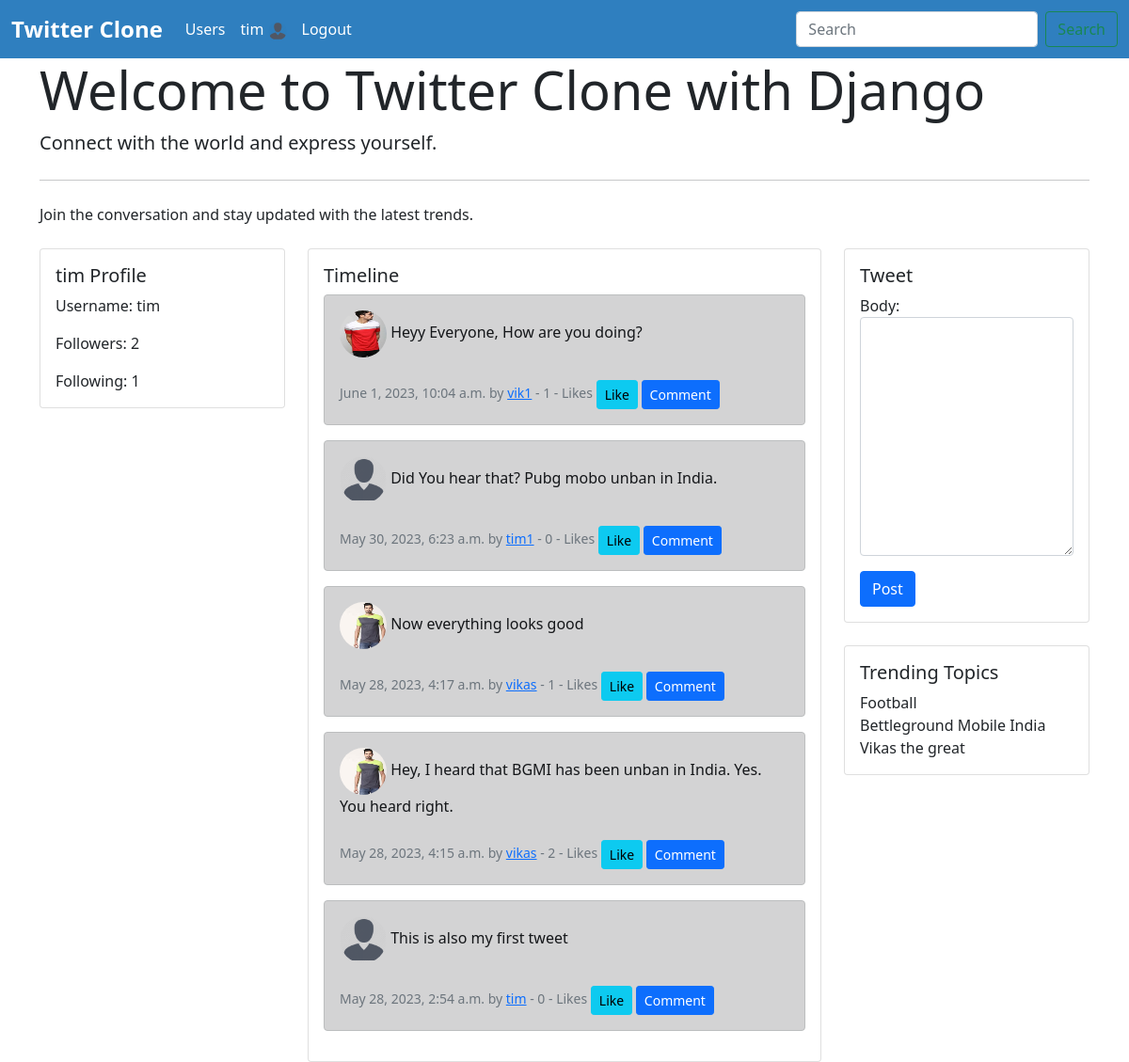
Screenshot of / (signed in) with the database file from the repository.
### app/models.py (models this page shows, shortened)
class Profile(models.Model):
    user = models.OneToOneField(User, on_delete=models.CASCADE)
    follows = models.ManyToManyField("self", related_name='followed_by', symmetrical=False, blank=True)
    profile_pic = models.ImageField(null=True, blank=True, upload_to='images/')
    bio = models.TextField(null=True, blank=True)
    social_link = models.CharField(max_length=200, null=True, blank=True)
    updated_date = models.DateTimeField(User, auto_now=True)

class Tweet(models.Model):
    user = models.ForeignKey(User, on_delete=models.DO_NOTHING)
    body = models.CharField(max_length=500)
    created_on = models.DateTimeField(auto_now_add=True)
    likes = models.ManyToManyField(User, related_name='tweet_like', blank=True)
    def total_likes(self):
        return self.likes.count()

### app/views.py (the view)
# urls.py: path('', views.home, name='home'),
def home(request):
    if request.user.is_authenticated:
        form = TweetForm(request.POST or None)
        if request.method == "POST":
            if form.is_valid():
                tweet = form.save(commit=False)
                tweet.user = request.user
                tweet.save()
                messages.success(request, "Successfully posted")
                return redirect('home')
            tweets = cache.get('tweets')
            if not tweets:
                tweets = Tweet.objects.all().order_by('-created_on')
                cache.set('tweets', tweets, CACHE_TTL)
                print("Cache set")
            else:
                print("Cache get")
        else:
            tweets = Tweet.objects.all().order_by('-created_on')
        return render(request, 'app/home.html', {'tweets':tweets, 'form':form})
    else:
        tweets = Tweet.objects.all().order_by('-created_on')
        return render(request, 'app/home.html', {'tweets':tweets})

### app/forms.py
class TweetForm(forms.ModelForm):
    class Meta:
        model = Tweet
        fields = ['body']
        exclude = ('user', 'likes')
        widgets = {
            'body':forms.Textarea(attrs={'class':'form-control'})
        }

### app/templates/app/home.html (shortened to what this page needs)
{% extends 'app/base.html' %}
{% load static %}
{% block content %}
    <div class="container">
        <div class="jumbotron">
            <h1 class="display-4">Welcome to Twitter Clone with Django</h1>
            <p class="lead">Connect with the world and express yourself.</p>
            <hr class="my-4">
            <p>Join the conversation and stay updated with the latest trends.</p>
        </div>
        {% if request.user.is_authenticated %}
        <div class="row mt-4">
            <div class="col-md-3">
                <div class="card">
                    <div class="card-body">
                        <h5 class="card-title">{{ request.user.username }} Profile</h5>
                        <p class="card-text">Username: {{ request.user.username }}</p>
                        <p class="card-text">Followers: {{ request.user.profile.followed_by.count }}</p>
                        <p class="card-text">Following: {{ request.user.profile.follows.count }}</p>
                    </div>
                </div>
            </div>
            <div class="col-md-6">
                <div class="card">
                    <div class="card-body">
                        <h5 class="card-title">Timeline</h5>
                        {% for tweet in tweets %}
                        <div class="alert alert-dark" role="alert">
                            {% if tweet.user.profile.profile_pic %}
                            <img src="{{ tweet.user.profile.profile_pic }}" class="rounded-circle" width="50px" height="50px" alt="">
                            {% else %}
                            <img src="{% static 'images/user1.png' %}" class="rounded-circle" width="50px" height="50px" alt="">
                            {% endif %}
                            {{ tweet.body }} <br><br>
                            <small class="text-muted">
                                {{ tweet.created_on }} by <a href="{% url 'profile' tweet.user.id %}">{{ tweet.user.username }}</a>
                                - {{ tweet.total_likes }} - Likes
                                {% if user in tweet.likes.all %}
                                <a href="{% url 'tweet_like' tweet.id %}" class="btn btn-sm btn-info">Unlike</a>
                                {% else %}
                                <a href="{% url 'tweet_like' tweet.id %}" class="btn btn-sm btn-info">Like</a>
                                {% endif %}
                                 <a href="{% url 'comment' tweet.id %}" class="btn btn-sm btn-primary">Comment</a>
                            </small>
                        </div>
                        {% endfor %}
                    </div>
                </div>
            </div>
            <div class="col-md-3">
                <div class="card">
                    <div class="card-body">
                        <h5 class="card-title">Tweet</h5>
                        <form action="" method="post">
                            {{ form.as_p }}
                            <input type="submit" class="btn btn-primary" value="Post">
                        </form>
                    </div>
                </div>
                <div class="card mt-4">
                    <div class="card-body">
                        <h5 class="card-title">Trending Topics</h5>
                        <span>Football</span> <br>
                        <span>Bettleground Mobile India</span> <br>
                        <span>Vikas the great</span>
                    </div>
                </div>
            </div>
        {% endif %}
    </div>
{% endblock content %}

### app/templates/app/base.html (shortened to what this page needs)
<!doctype html>
<html lang="en">
{% load static %}
  <head>
    <link href="https://cdn.jsdelivr.net/npm/bootstrap@5.0.2/dist/css/bootstrap.min.css" rel="stylesheet">
  </head>
  <body>
    <nav class="navbar navbar-expand-lg navbar-dark">
      <div class="container-fluid">
        <a class="navbar-brand" href="/">Twitter Clone</a>
        <div class="collapse navbar-collapse" id="navbarSupportedContent">
          <ul class="navbar-nav me-auto mb-2 mb-lg-0">
            <li class="nav-item">
              <a class="nav-link active" href="{% url 'profile_list' %}">Users</a>
            </li>
            {% if request.user.is_authenticated %}
            <li class="nav-item">
              <a class="nav-link active" href="{% url 'profile' request.user.id %}"> {{ request.user.username }}
                {% if request.user.profile.profile_pic %}
                <img src="{{ request.user.profile.profile_pic.url }}" width="20px" class="rounded-circle" alt="">
                {% else %}
                <img src="{% static 'images/user1.png' %}" width="20px" class="rounded-circle" alt="">
                {% endif %}
              </a>
            </li>
            <li class="nav-item">
              <a class="nav-link active" href="{% url 'logout' %}">Logout</a>
            </li>
            {% endif %}
          </ul>
          <form class="d-flex">
            <input class="form-control me-2" type="search" placeholder="Search" aria-label="Search">
            <button class="btn btn-outline-success" type="submit">Search</button>
          </form>
        </div>
      </div>
    </nav>
    {% block content %}
    {% endblock content %}
  </body>
</html>

### app/templates/app/base.html (style rules this page uses)
.navbar-brand { font-size: 24px; font-weight: bold; }
.navbar-dark { background-color: #2f7fbf; }
.nav-link { color: #ffffff; }

### rows the page displays
Tweet: user.profile.profile_pic (picture), body "Heyy Everyone, How are you doing?", created_on "June 1, 2023, 10:04 a.m.", user.username "vik1", total_likes "1", shows "Like"
Tweet: body "Did You hear that? Pubg mobo unban in India.", created_on "May 30, 2023, 6:23 a.m.", user.username "tim1", total_likes "0", shows "Like"
Tweet: user.profile.profile_pic (picture), body "Now everything looks good", created_on "May 28, 2023, 4:17 a.m.", user.username "vikas", total_likes "1", shows "Like"
Tweet: user.profile.profile_pic (picture), body "Hey, I heard that BGMI has been unban in India. Yes. You heard right.", created_on "May 28, 2023, 4:15 a.m.", user.username "vikas", total_likes "2", shows "Like"
Tweet: body "This is also my first tweet", created_on "May 28, 2023, 2:54 a.m.", user.username "tim", total_likes "0", shows "Like"

### other values shown
{{ request.user.username }} "tim"
{{ request.user.profile.followed_by.count }} "2"
{{ request.user.profile.follows.count }} "1"
